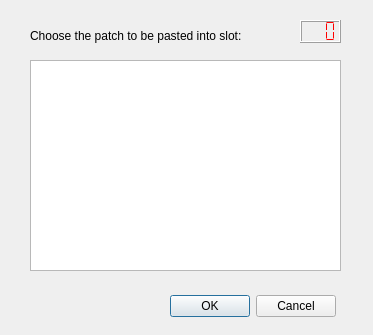
<ui version="4.0" >
 <class>pastePatch_dialog</class>
 <widget class="QDialog" name="pastePatch_dialog" >
  <property name="windowModality" >
   <enum>Qt::ApplicationModal</enum>
  </property>
  <property name="geometry" >
   <rect>
    <x>0</x>
    <y>0</y>
    <width>373</width>
    <height>335</height>
   </rect>
  </property>
  <property name="windowTitle" >
   <string>EWItool - Paste Patch</string>
  </property>
  <widget class="QDialogButtonBox" name="buttonBox" >
   <property name="geometry" >
    <rect>
     <x>170</x>
     <y>290</y>
     <width>166</width>
     <height>32</height>
    </rect>
   </property>
   <property name="orientation" >
    <enum>Qt::Horizontal</enum>
   </property>
   <property name="standardButtons" >
    <set>QDialogButtonBox::Cancel|QDialogButtonBox::NoButton|QDialogButtonBox::Ok</set>
   </property>
  </widget>
  <widget class="QLCDNumber" name="lcdNumber" >
   <property name="geometry" >
    <rect>
     <x>300</x>
     <y>20</y>
     <width>41</width>
     <height>23</height>
    </rect>
   </property>
   <property name="palette" >
    <palette>
     <active>
      <colorrole role="WindowText" >
       <brush brushstyle="SolidPattern" >
        <color alpha="255" >
         <red>255</red>
         <green>0</green>
         <blue>0</blue>
        </color>
       </brush>
      </colorrole>
     </active>
     <inactive>
      <colorrole role="WindowText" >
       <brush brushstyle="SolidPattern" >
        <color alpha="255" >
         <red>255</red>
         <green>0</green>
         <blue>0</blue>
        </color>
       </brush>
      </colorrole>
     </inactive>
     <disabled>
      <colorrole role="WindowText" >
       <brush brushstyle="SolidPattern" >
        <color alpha="255" >
         <red>106</red>
         <green>104</green>
         <blue>100</blue>
        </color>
       </brush>
      </colorrole>
     </disabled>
    </palette>
   </property>
   <property name="numDigits" >
    <number>3</number>
   </property>
   <property name="segmentStyle" >
    <enum>QLCDNumber::Flat</enum>
   </property>
  </widget>
  <widget class="QLabel" name="label" >
   <property name="geometry" >
    <rect>
     <x>30</x>
     <y>20</y>
     <width>281</width>
     <height>31</height>
    </rect>
   </property>
   <property name="text" >
    <string>Choose the patch to be pasted into slot:</string>
   </property>
  </widget>
  <widget class="QListWidget" name="listWidget" >
   <property name="geometry" >
    <rect>
     <x>30</x>
     <y>60</y>
     <width>311</width>
     <height>211</height>
    </rect>
   </property>
  </widget>
 </widget>
 <resources/>
 <connections>
  <connection>
   <sender>buttonBox</sender>
   <signal>accepted()</signal>
   <receiver>pastePatch_dialog</receiver>
   <slot>accept()</slot>
   <hints>
    <hint type="sourcelabel" >
     <x>248</x>
     <y>254</y>
    </hint>
    <hint type="destinationlabel" >
     <x>157</x>
     <y>274</y>
    </hint>
   </hints>
  </connection>
  <connection>
   <sender>buttonBox</sender>
   <signal>rejected()</signal>
   <receiver>pastePatch_dialog</receiver>
   <slot>reject()</slot>
   <hints>
    <hint type="sourcelabel" >
     <x>316</x>
     <y>260</y>
    </hint>
    <hint type="destinationlabel" >
     <x>286</x>
     <y>274</y>
    </hint>
   </hints>
  </connection>
 </connections>
</ui>
